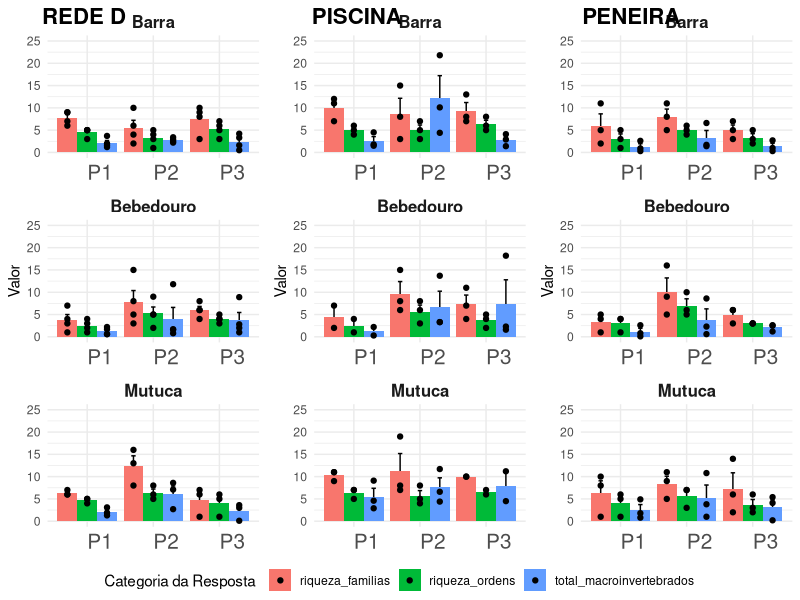

Write the R code that produced this figure.
library(tidyverse)
library(ggpubr)



############################### configuracoes ##################################
rios <- c("rio_bebedouro", "rio_da_barra", "rio_mutuca")
metodos <- c("D Net", "Pool Net", "Sieve")
colunas <- c(
    "campanha", "rio", "locality_name", "method",
    "total_macroinvertebrados", "riqueza_ordens", "riqueza_familias"
)

amostras_descartadas_vetor <- c("RiodaBarra-P1")


################################## funcoes #####################################

desenhar_barras <- function(df, metodo) {
  sumario <- df %>%
    filter(method == metodo) %>%
    group_by(rio, locality_name, categoria_da_resposta) %>%
    summarise(
      media = mean(valor),
      desvio_padrao = sd(valor),
      n = n(),
      se =  desvio_padrao / sqrt(n)
    ) %>%
    ungroup()

  plot <- 
    ggplot(
      sumario,
      aes(y = media, x = locality_name, fill = categoria_da_resposta)
    ) +
    theme_minimal() +
    geom_errorbar(
      aes(
        ymin = 1,
        ymax = media + se
      ),
      width = 0.2,
      position = position_dodge(width = 0.9)
    ) +
    geom_bar(
      stat = "identity",
      position = position_dodge(width = 0.9)
    ) +
    geom_point(
      data = df %>% filter(method == metodo), 
      aes(y = valor, x = locality_name),
      position = position_dodge(
        width = 0.9
      )
    ) +
    facet_wrap(~ rio, scales = "free_x", ncol = 1) +
    labs(x = "Localidade", y = "Valor", fill = "Categoria da Resposta") +
    theme(
      axis.text.x = element_text(angle = 0, hjust = 0, size = 15),
      axis.title.x = element_blank(),
      legend.position = "bottom",
      strip.text = element_text(size = 12, face = "bold")
    ) +
    scale_y_continuous( limits = c(0, 25)) 

    return(plot)
}


#carregar dados
df <- read_csv("dados/processado/matriz_indices_imaturos_piata.csv") %>%
  filter(rio %in% rios) %>%
  filter(method %in% metodos) %>%
  filter(!locality_name %in% amostras_descartadas_vetor) %>%
  mutate(total_macroinvertebrados = total_macroinvertebrados * 0.1) %>%
  select(colunas) %>%
  pivot_longer(
    cols = c("total_macroinvertebrados", "riqueza_ordens", "riqueza_familias"),
    names_to = "categoria_da_resposta",
    values_to =  "valor"
  )

  # Melhorar estetica
  df <- df %>%
  mutate(
    locality_name = case_when(
      str_detect(locality_name, "P1") ~ "P1",
      str_detect(locality_name, "P2") ~ "P2",
      str_detect(locality_name, "P3") ~ "P3",
      str_detect(locality_name, "P1/2") ~ "P1+",
    ),
    rio = case_when(
      rio == "rio_bebedouro" ~ "Bebedouro",
      rio == "rio_da_barra" ~ "Barra",
      rio == "rio_mutuca" ~ "Mutuca"
    )
  )

plot_rede_d <- desenhar_barras(df, "D Net")
plot_piscina <- desenhar_barras(df, "Pool Net")
plot_peneira <- desenhar_barras(df, "Sieve")

painel <- ggarrange(
    plot_rede_d,
    plot_piscina,
    plot_peneira,
    common.legend = TRUE,
    legend = "bottom",
    ncol = 3,
    labels = c("REDE D", "PISCINA", "PENEIRA"),
    font.label = list(size = 16, face = "bold")
)

ggsave(
    "barras.svg",
    painel,
    width = 16,
    height = 12,
    dpi = 300
)
